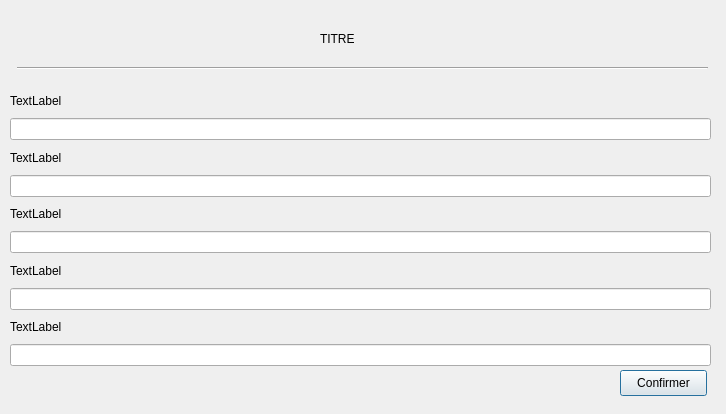
<?xml version="1.0" encoding="UTF-8"?>
<ui version="4.0">
 <class>monBoxDialog</class>
 <widget class="QDialog" name="monBoxDialog">
  <property name="geometry">
   <rect>
    <x>0</x>
    <y>0</y>
    <width>726</width>
    <height>414</height>
   </rect>
  </property>
  <property name="windowTitle">
   <string>Dialog</string>
  </property>
  <widget class="QLabel" name="dialogTitle">
   <property name="geometry">
    <rect>
     <x>320</x>
     <y>30</y>
     <width>66</width>
     <height>18</height>
    </rect>
   </property>
   <property name="text">
    <string>TITRE</string>
   </property>
  </widget>
  <widget class="Line" name="line">
   <property name="geometry">
    <rect>
     <x>17</x>
     <y>60</y>
     <width>691</width>
     <height>16</height>
    </rect>
   </property>
   <property name="orientation">
    <enum>Qt::Horizontal</enum>
   </property>
  </widget>
  <widget class="QWidget" name="verticalLayoutWidget">
   <property name="geometry">
    <rect>
     <x>10</x>
     <y>90</y>
     <width>701</width>
     <height>276</height>
    </rect>
   </property>
   <layout class="QVBoxLayout" name="verticalLayout">
    <item>
     <widget class="QLabel" name="label">
      <property name="text">
       <string>TextLabel</string>
      </property>
     </widget>
    </item>
    <item>
     <widget class="QLineEdit" name="lineEdit_2"/>
    </item>
    <item>
     <widget class="QLabel" name="label_2">
      <property name="text">
       <string>TextLabel</string>
      </property>
     </widget>
    </item>
    <item>
     <widget class="QLineEdit" name="lineEdit_3"/>
    </item>
    <item>
     <widget class="QLabel" name="label_3">
      <property name="text">
       <string>TextLabel</string>
      </property>
     </widget>
    </item>
    <item>
     <widget class="QLineEdit" name="lineEdit_5"/>
    </item>
    <item>
     <widget class="QLabel" name="label_4">
      <property name="text">
       <string>TextLabel</string>
      </property>
     </widget>
    </item>
    <item>
     <widget class="QLineEdit" name="lineEdit_4"/>
    </item>
    <item>
     <widget class="QLabel" name="label_5">
      <property name="text">
       <string>TextLabel</string>
      </property>
     </widget>
    </item>
    <item>
     <widget class="QLineEdit" name="lineEdit"/>
    </item>
   </layout>
  </widget>
  <widget class="QPushButton" name="pushButton">
   <property name="geometry">
    <rect>
     <x>620</x>
     <y>370</y>
     <width>87</width>
     <height>26</height>
    </rect>
   </property>
   <property name="text">
    <string>Confirmer</string>
   </property>
  </widget>
 </widget>
 <resources/>
 <connections/>
</ui>
